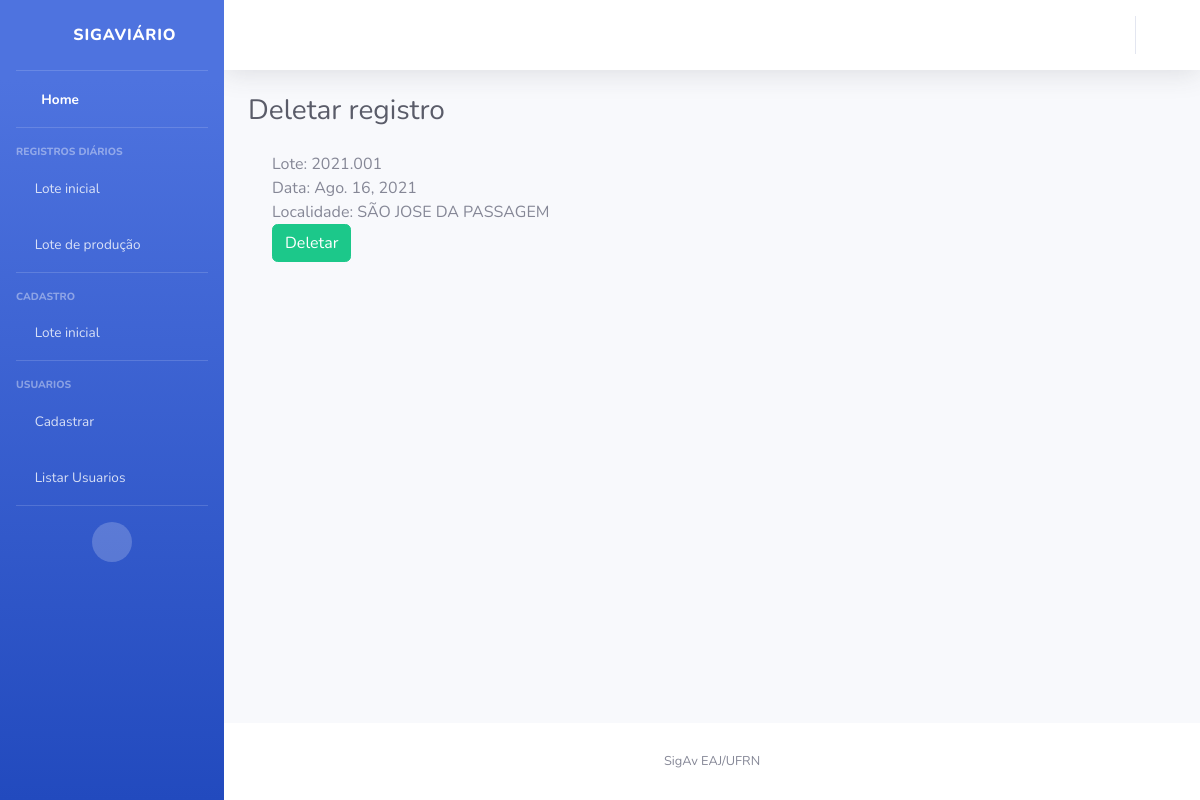
Screenshot of /lote/deletar/15 with the database file from the repository.
### lote/models.py (models this page shows)
class Lote(models.Model):
    codigo = models.CharField(max_length=50, unique=True)
    aptidao = models.CharField(max_length=1, choices=APTIDAO, default='B')
    data_chegada = models.DateField(default=date.today)
    localidade = models.CharField(max_length=200)
    quantidade_aves_chegada = models.PositiveIntegerField()
    quantidade_aves_final = models.PositiveIntegerField(null=True, blank=True)
    raca = models.CharField(max_length=1, choices=RACA)
    status = models.CharField(max_length=1, choices=STATUS, default='A')
    def __str__(self):
        return self.codigo
    class Meta:
        ordering = ('status','data_chegada',)

### lote/views.py (the view)
# urls.py: path('deletar/<int:pk>', views.DeletarLote.as_view(), name='deletar'),
class DeletarLote(DeleteView):
    model = Lote
    template_name = 'lote/confirmacao_deletar.html'
    success_url = reverse_lazy('lote:listar')

### templates/lote/confirmacao_deletar.html (shortened to what this page needs)
{% extends "base.html" %}
{% block titulo %}
Deletar registro
{% endblock %}
    {% block conteudo %}
    {% load bootstrap4 %}
</head>
<body>
    <div class="container">
        <form method="post">
            Lote: {{object}} <br>
            Data: {{object.data_chegada}} <br>
            Localidade: {{object.localidade}} <br>
            <input type="submit" class="btn btn-success" value="Deletar">
        </form>
      </div>
</body>
</html>
{% endblock %}

### rows the page displays
Lote: codigo "2021.001", data_chegada "Ago. 16, 2021", localidade "SÃO JOSE DA PASSAGEM"
